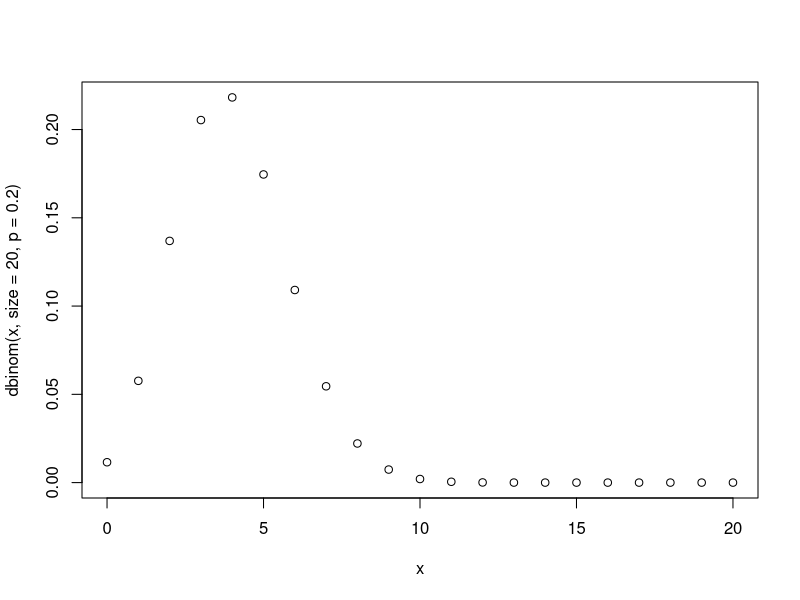
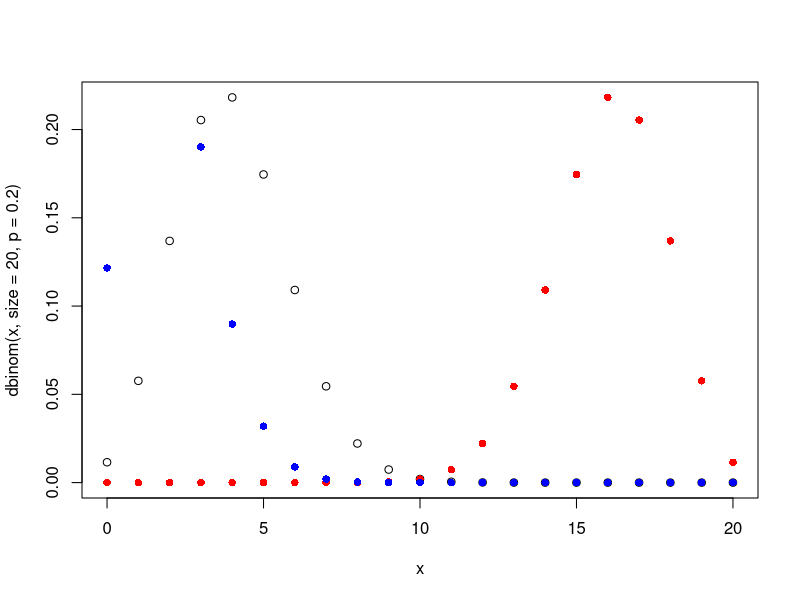

The R script that drew these images, in order:
## ---- chunk 1
curve(dbinom(x,
             size = 20,
             p  = 0.2),
      n = 21,
      type = "p",
      xlim = c(0,20))
## ---- chunk 2

## ---- chunk 3
curve(dbinom(x,
             size = 20,
             p  = 0.2),
      n = 21,
      type = "p",
      xlim = c(0,20))

curve(dbinom(x,
             size = 20,
             p  = 0.8),
      n = 21,
      type = "p",
      col = "red", add = TRUE, pch = 16)


curve(dbinom(x,
             size = 20,
             p  = 0.1),
      n = 21,
      type = "p",
      col = "blue", add = TRUE, pch = 16)
## ---- chunk 4

